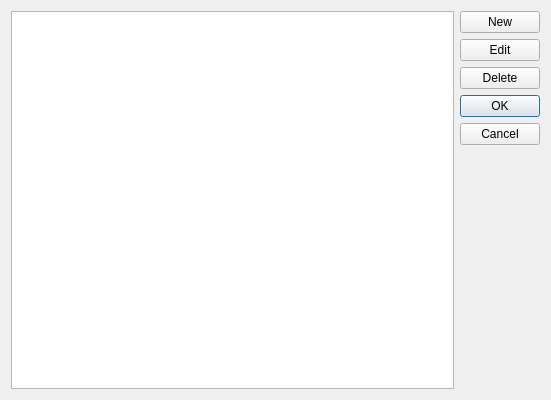
<?xml version="1.0" encoding="UTF-8"?>
<ui version="4.0">
 <class>LinCollectionDialog</class>
 <widget class="QDialog" name="LinCollectionDialog">
  <property name="geometry">
   <rect>
    <x>0</x>
    <y>0</y>
    <width>551</width>
    <height>400</height>
   </rect>
  </property>
  <property name="windowTitle">
   <string>Manage Categories</string>
  </property>
  <layout class="QHBoxLayout" name="horizontalLayout">
   <item>
    <widget class="QListWidget" name="categoryListWidget"/>
   </item>
   <item>
    <layout class="QVBoxLayout" name="verticalLayout">
     <item>
      <widget class="QPushButton" name="newButton">
       <property name="sizePolicy">
        <sizepolicy hsizetype="Minimum" vsizetype="Minimum">
         <horstretch>0</horstretch>
         <verstretch>0</verstretch>
        </sizepolicy>
       </property>
       <property name="text">
        <string>New</string>
       </property>
      </widget>
     </item>
     <item>
      <widget class="QPushButton" name="editButton">
       <property name="sizePolicy">
        <sizepolicy hsizetype="Minimum" vsizetype="Minimum">
         <horstretch>0</horstretch>
         <verstretch>0</verstretch>
        </sizepolicy>
       </property>
       <property name="text">
        <string>Edit</string>
       </property>
      </widget>
     </item>
     <item>
      <widget class="QPushButton" name="deleteButton">
       <property name="sizePolicy">
        <sizepolicy hsizetype="Minimum" vsizetype="Minimum">
         <horstretch>0</horstretch>
         <verstretch>0</verstretch>
        </sizepolicy>
       </property>
       <property name="text">
        <string>Delete</string>
       </property>
      </widget>
     </item>
     <item>
      <widget class="QDialogButtonBox" name="buttonBox">
       <property name="sizePolicy">
        <sizepolicy hsizetype="Minimum" vsizetype="Minimum">
         <horstretch>0</horstretch>
         <verstretch>0</verstretch>
        </sizepolicy>
       </property>
       <property name="orientation">
        <enum>Qt::Vertical</enum>
       </property>
       <property name="standardButtons">
        <set>QDialogButtonBox::Cancel|QDialogButtonBox::Ok</set>
       </property>
      </widget>
     </item>
    </layout>
   </item>
  </layout>
 </widget>
 <resources/>
 <connections>
  <connection>
   <sender>buttonBox</sender>
   <signal>accepted()</signal>
   <receiver>LinCollectionDialog</receiver>
   <slot>accept()</slot>
   <hints>
    <hint type="sourcelabel">
     <x>248</x>
     <y>254</y>
    </hint>
    <hint type="destinationlabel">
     <x>157</x>
     <y>274</y>
    </hint>
   </hints>
  </connection>
  <connection>
   <sender>buttonBox</sender>
   <signal>rejected()</signal>
   <receiver>LinCollectionDialog</receiver>
   <slot>reject()</slot>
   <hints>
    <hint type="sourcelabel">
     <x>316</x>
     <y>260</y>
    </hint>
    <hint type="destinationlabel">
     <x>286</x>
     <y>274</y>
    </hint>
   </hints>
  </connection>
 </connections>
</ui>
